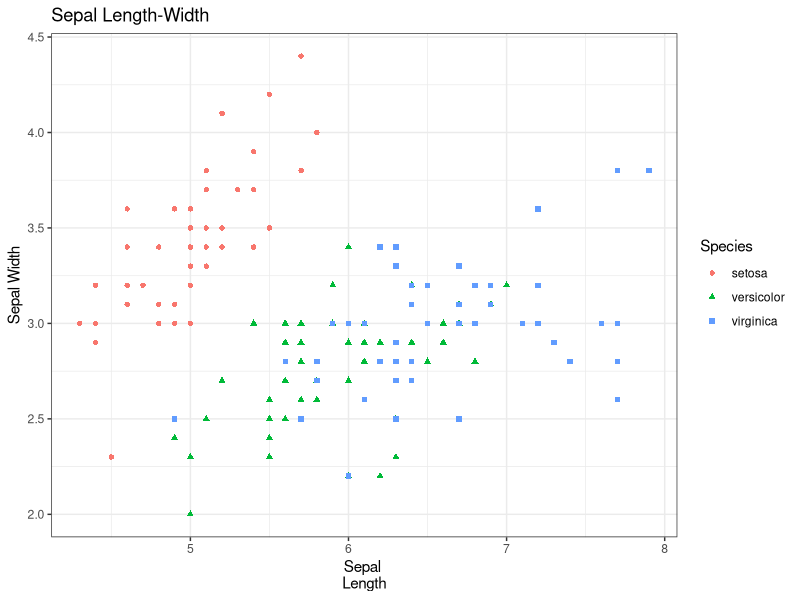
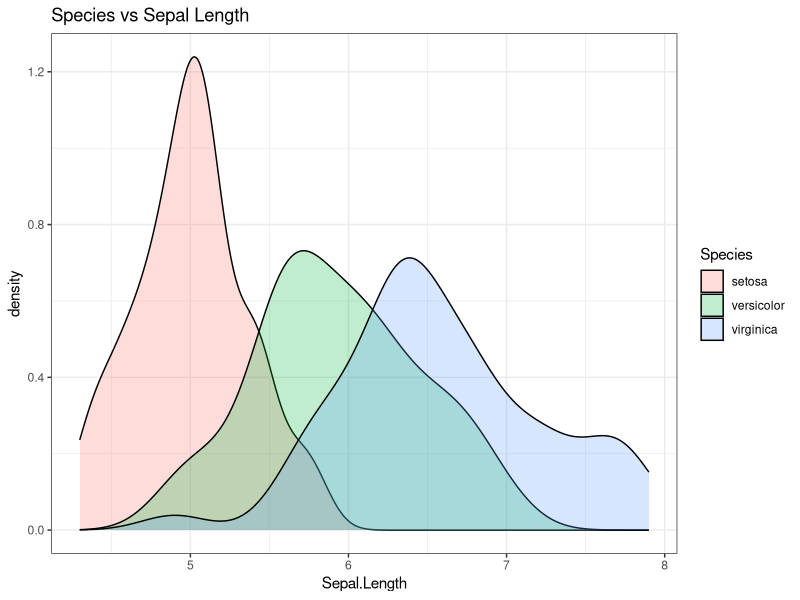
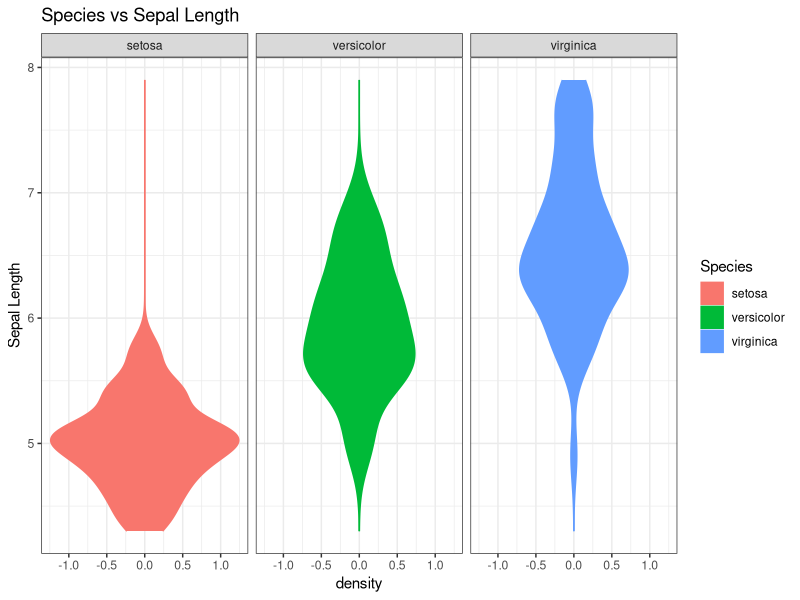
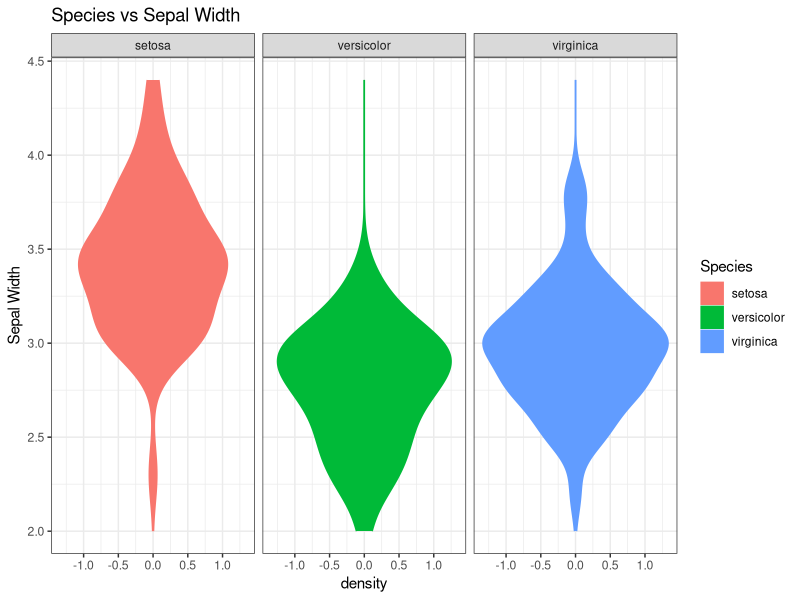

R code for these plots, in order:
install.packages("ggplot2") 
library(ggplot2) 
scatter <- ggplot(data=iris, aes(x = Sepal.Length, y = Sepal.Width))
 scatter + geom_point(aes(color=Species, shape=Species)) + theme_bw() + xlab("Sepal 
Length") + ylab("Sepal Width") + ggtitle("Sepal Length-Width")

 ggplot(data=iris, aes(Sepal.Length, fill = Species))+ theme_bw()+ geom_density(alpha=0.25)+ 
labs(x = "Sepal.Length", title="Species vs Sepal Length") 


vol <- ggplot(data=iris, aes(x = Sepal.Length)) 
vol + stat_density(aes(ymax = ..density.., ymin = -..density.., fill = Species, color = Species), 
geom = "ribbon", position = "identity") + facet_grid(. ~ Species) + coord_flip() + 
theme_bw()+labs(x = "Sepal Length", title="Species vs Sepal Length")


vol <- ggplot(data=iris, aes(x = Sepal.Width)) 
vol + stat_density(aes(ymax = ..density.., ymin = -..density.., fill = Species, color = Species), 
geom = "ribbon", position = "identity") + facet_grid(. ~ Species) + coord_flip() + 
theme_bw()+labs(x = "Sepal Width", title="Species vs Sepal Width")